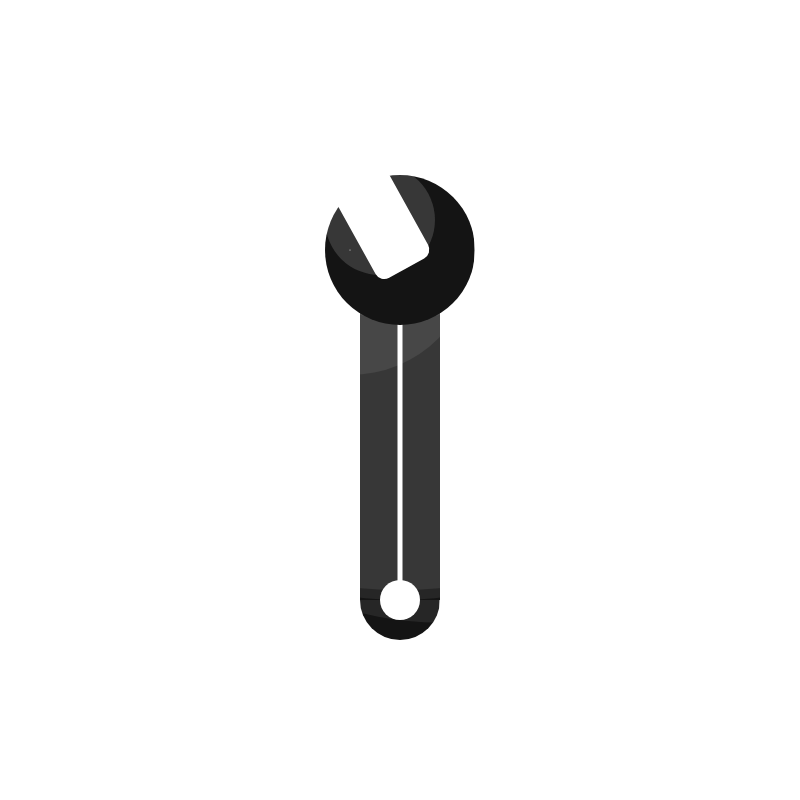
Frame 1 (no input)
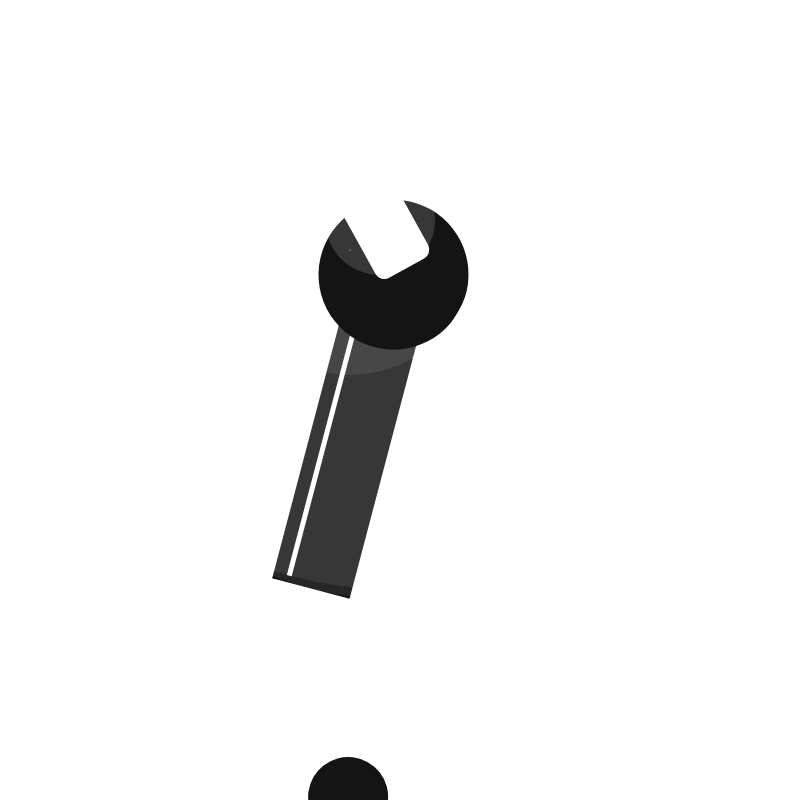
Frame 60 (no input)
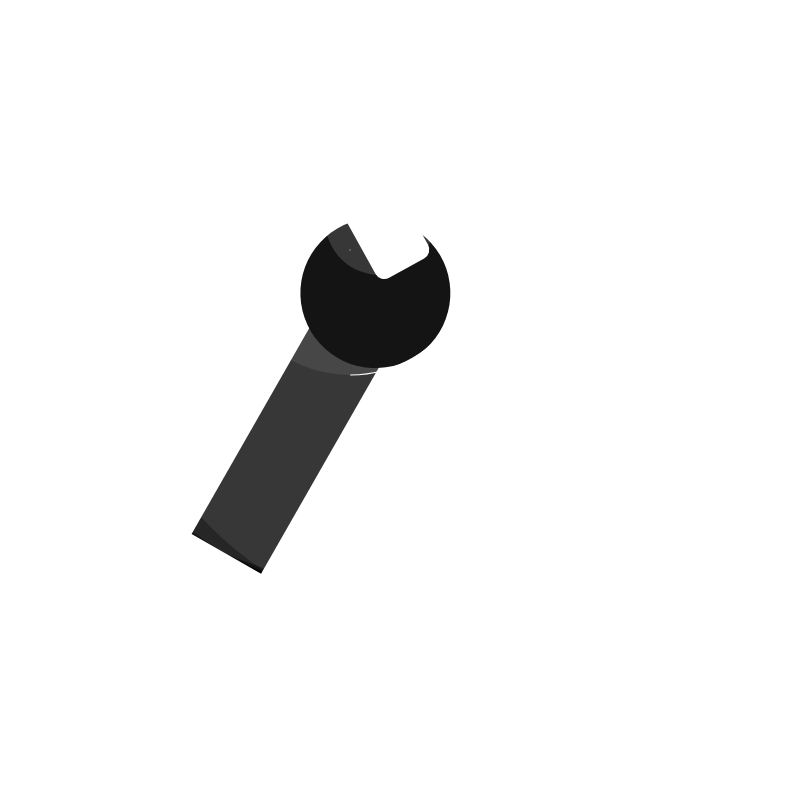
Frame 120 (the mouse pressed at the canvas centre since frame 60)

The p5.js sketch that drew these frames (run headless with seeded random() and noise() and a simulated clock; from frame 60 on, the mouse is pressed at the canvas centre):

// p5.js sketch
// ── sketch.js
let circ01 = {
  c: 0,
  tx: 0,
  ty: 600,
  s: 0,
  x: 400,
  y: 0,
  d: 80
}

let rect01 = {
  c: 0,
  tx: 400,
  ty: 250,
  ta: 0,
  s: 0,
  x: 0,
  y: 200,
  l: 80,
  w: 300,
  r: 0
}

let circ02 = {
  c: 255,
  tx: 440,
  ty: 300,
  s: 0,
  x: -40,
  y: 300,
  d: 40
}

let rect02 = {
  c: 255,
  tx: 400,
  ty: 155,
  ta: 0,
  s: 0,
  x: 0,
  y: 300,
  l: 5,
  w: 270,
  r:0
}

let circ03 = {
  c: 0,
  tx: 350,
  ty: 250,
  s: 0,
  x: 50,
  y: 0,
  d: 150
}

let rect03 = {
  c: 255,
  tx: 380,
  ty: 220,
  ta: 151,
  s: 0,
  x: 0,
  y: 0,
  l: 60,
  w: 110,
  r: 10
}

let shapesArray = [circ01, rect01, circ02, rect02, circ03, rect03];
let shapes = [];
let backColor = 255;

function setup() {
  createCanvas(800, 800);
  rectMode(CENTER)
  angleMode(DEGREES);

  for (let i = 0; i<shapesArray.length; i++){
    let shape = shapesArray[i];

    if (shape.l != null) {
      shapes[i] = new rectangle(shape.c, shape.tx, shape.ty, shape.ta, shape.s, shape.x, shape.y, shape.l, shape.w, shape.r)
    } else {
      shapes[i] = new circ(shape.c, shape.tx, shape.ty, shape.s, shape.x, shape.y, shape.d)
    }
  }
}

function draw() {
  background(backColor);
    for (let i = 0; i < shapesArray.length; i++) {
      shapes[i].display();
      shapes[i].diagram();
    }
}

class circ{
  constructor(color, tranX, tranY, rSpeed, circX, circY, circD) {
    this.color = color;
    this.tranX = tranX;
    this.tranY = tranY,
    this.speed = rSpeed;
    this.x = circX;
    this.y = circY;
    this.d = circD
  }
  display() {
    noStroke();
    fill(this.color);
    push();
    translate(this.tranX, this.tranY);
    rotate(this.speed);
    ellipse(this.x, this.y, this.d, this.d);

        // let hypotenuse = dist(0, 0, this.x, this.y);
        // arc(0, 0, hypotenuse*2 + this.d, hypotenuse*2 + this.d, -30, 30);
    // arc(this.x, this.y, this.d, this.d)
    pop();
    this.speed = this.speed + 0.25;
  }
  diagram() {
    let hypotenuse = dist(0, 0, this.x, this.y);
    stroke('white');
    noFill();
    strokeWeight(1);
    point(this.tranX, this.tranY);
    strokeWeight(0);
    fill(255, 255, 255, 20);
    circle(this.tranX, this.tranY, hypotenuse*2 + this.d);

    push();
    stroke(255);
    strokeWeight(1);
    noFill()
    // angleMode(DEGREES)
    translate(this.tranX, this.tranY);
    rotate(this.speed);
    arc(0, 0, hypotenuse*2 + this.d, hypotenuse*2 + this.d, -30, 30);
    pop();
        this.speed = this.speed + 0.25;
  }
}

class rectangle{
  constructor(color, tranX, tranY, transAngle, rSpeed, rectX, rectY, rectL, rectW, rectR) {
    this.color = color;
    this.tranX = tranX;
    this.tranY = tranY;
    this.transAngle = transAngle;
    this.speed = rSpeed;
    this.x = rectX;
    this.y = rectY;
    this.l = rectL;
    this.w = rectW;
    this.r = rectR;
  }
  display() {
    fill(this.color);
    noStroke();
    if (this.transAngle === 0) {
      push()
      translate(this.tranX, this.tranY);
      rotate(this.speed);
      rect(this.x, this.y, this.l, this.w, this.r);
      pop()
      this.speed = this.speed + 0.25;
    } else {
      push()
      translate(this.tranX, this.tranY);
      rotate(this.transAngle);
      rect(this.x, this.y, this.l, this.w, this.r);
      pop()
    }
  }
  diagram() {
    stroke('white')
    strokeWeight(1);
    point(this.tranX, this.tranY)
    strokeWeight(0)
    fill(255, 255, 255, 20);
    circle(this.tranX, this.tranY, this.y*2 + this.w)
    circle(this.tranX, this.tranY, this.y*2 - this.w)
  }
}
